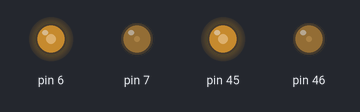
Simulated run of this sketch. Board: Arduino Mega 2560, built with avr-gcc and run on an emulated ATmega2560. On the bench: output pins drawn as LEDs (lit = HIGH).

Above: at 0.1 s.
Timing chart, 0 to 1.6 s (numbered marks = the images above):
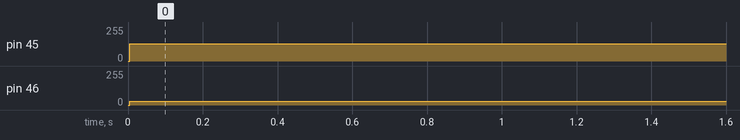

Measured:
- by itself, pin 45: 0/255 → 128/255 at 0.00 s
- by itself, pin 46: 0/255 → 30/255 at 0.00 s

The sketch:

PWMTimeRegister_1_Mega.ino
```cpp
/*
  This utilizes a timer register and changes the prescaling on them to alter the output frequencies.
  Register 0 (TCCR0A and TCCR0B) should not be used. This will change the timing in all other timing functions in Arduino
  pin 11 is used for SPI so we may not be able to alter register 2

  However, on Mega there are also registers 3, 4, and 5. We can use these to avoid conflicts with other libraries and spi (pins 50-53)

  Therefore on Mega I recommend using registers 4 and 5 for the motor controller.
  analogWrite() may still be used to change the width(duty) of the PWM without reverting to the default frequency.

  This code has been tested and confirmed with an oscilloscope
*/

void setup() {

pinMode(6, OUTPUT);
pinMode(7, OUTPUT);
TCCR4A = _BV(COM2A1) | _BV(COM2B1) | _BV(WGM20);
TCCR4B = _BV(CS01); //set to 3.92KHz, can be set to 31.3KHz(CS00)
OCR4A = 128; // 128/255 pin 6 duty
OCR4B = 30; // 30/255 pin 7 duty

pinMode(46, OUTPUT);
pinMode(45, OUTPUT);
TCCR5A = _BV(COM1A1) | _BV(COM1B1) | _BV(WGM20);
TCCR5B = _BV(CS02); //set to 122Hz. can be set to 3.92KHz(CS10) and 31.3KHz(CS00)
OCR5A = 30; // 30/255 pin 46 duty
OCR5B = 128; // 128/255 pin 45 duty

}


void loop() {
  // put your main code here, to run repeatedly:


}
```
